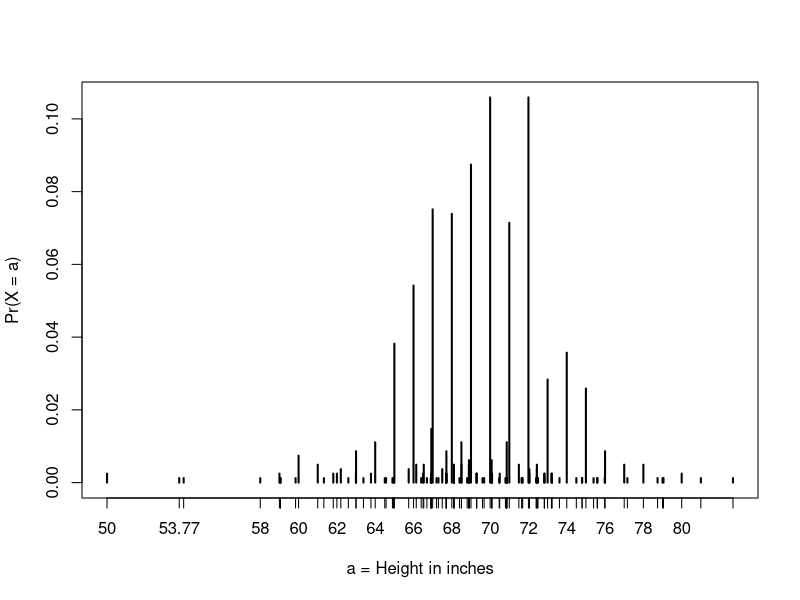
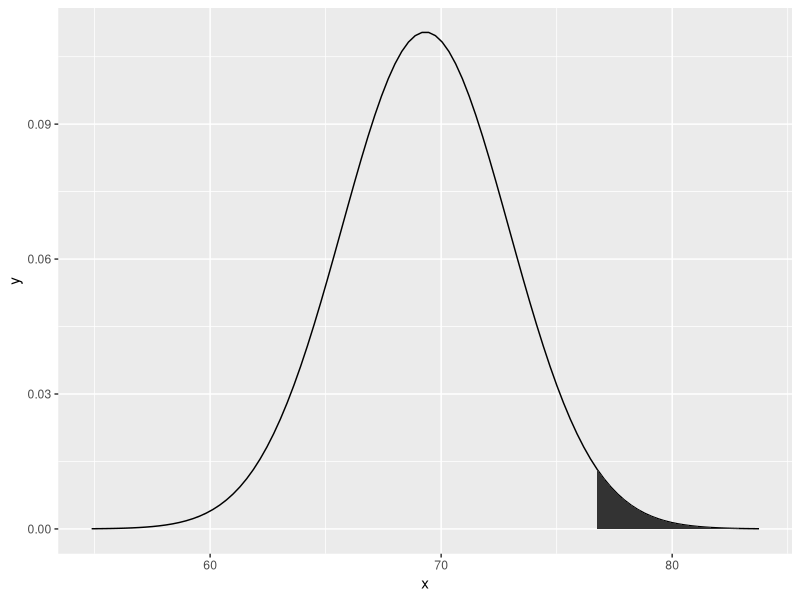
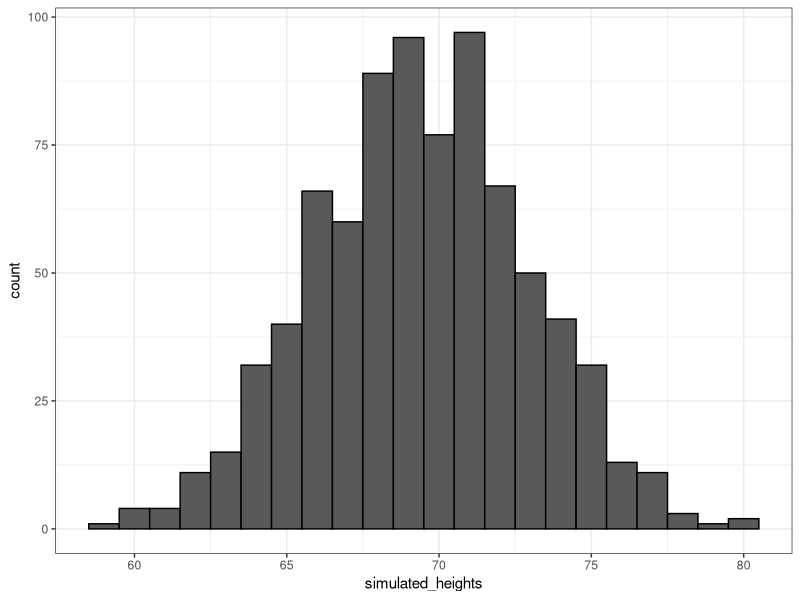
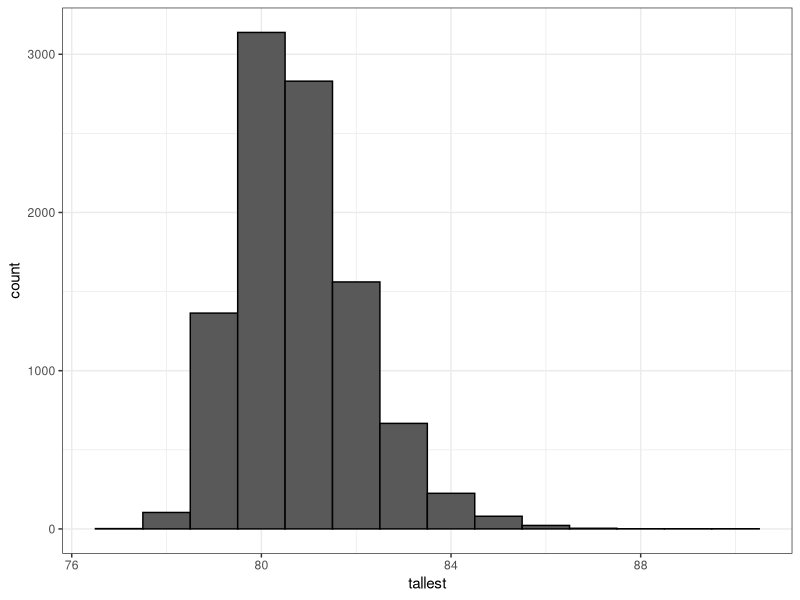
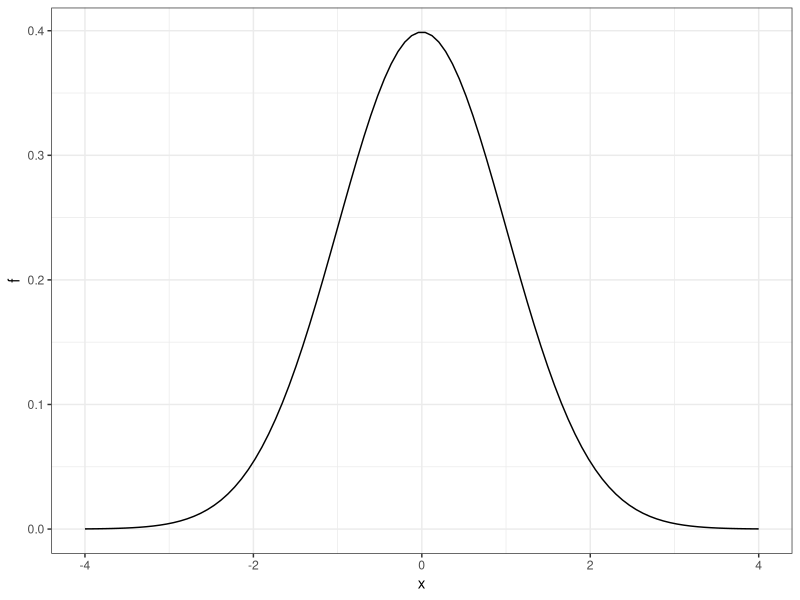

The R source for these figures, in order:
## ---- chunk 1
library(tidyverse)
library(dslabs)
data(heights)
x <- heights %>% filter(sex == "Male") %>% .$height
## ---- chunk 2
F <- function(a){
  mean(x <= a)
}
## ---- chunk 3
1 - F(70.5)
## ---- chunk 4
avg <- mean(x)
s   <- sd(x)
1 - pnorm(70.5, avg, s)
## ---- chunk 5
plot(prop.table(table(x)), xlab = "a = Height in inches", ylab = "Pr(X = a)")
## ---- chunk 6
mean(x <= 68.5) - mean(x <= 67.5)
mean(x <= 69.5) - mean(x <= 68.5)
mean(x <= 70.5) - mean(x <= 69.5)
## ---- chunk 7
pnorm(68.5, avg, s) - pnorm(67.5, avg, s) 
pnorm(69.5, avg, s) - pnorm(68.5, avg, s) 
pnorm(70.5, avg, s) - pnorm(69.5, avg, s) 
## ---- chunk 8
mean(x <= 70.9) - mean(x <= 70.1)
## ---- chunk 9
pnorm(70.9, avg, s) - pnorm(70.1, avg, s)
## ---- chunk 10
1 - pnorm(76, avg, s)
## ---- chunk 11
dat <- data_frame(x = seq(-4, 4, length=100) * s + avg,
                  y = dnorm(x, avg, s))

dat_ribbon <- filter(dat, x >= 2 * s + avg)

ggplot(dat, aes(x, y)) +
  geom_line() +
  geom_ribbon(aes(ymin = 0, ymax = y), data = dat_ribbon)
## ---- chunk 12
n   <- length(x)
avg <- mean(x)
s   <- sd(x)
simulated_heights <- rnorm(n, avg, s)
simulated_heights
## ---- chunk 13
ds_theme_set()
data.frame(simulated_heights=simulated_heights) %>% ggplot(aes(simulated_heights)) + 
  geom_histogram(color="black", binwidth = 1) 
## ---- chunk 14
B <- 10000
tallest <- replicate(B, {
  simulated_data <- rnorm(800, avg, s)
  max(simulated_data)
})
## ---- chunk 15
mean(tallest >= 7*12)
## ---- chunk 16
ds_theme_set()
data.frame(tallest = tallest) %>% ggplot(aes(tallest)) + 
  geom_histogram(color="black", binwidth = 1) 
## ---- chunk 17
x <- seq(-4, 4, length.out = 100)
data.frame(x, f = dnorm(x)) %>% ggplot(aes(x, f)) + geom_line()
